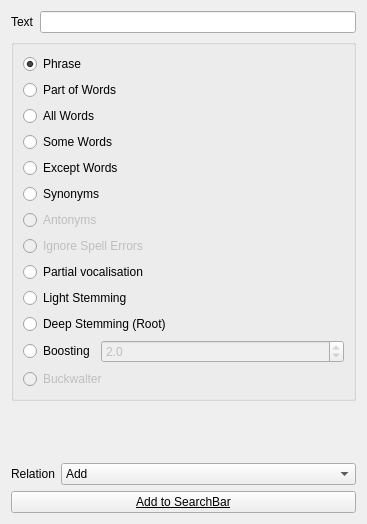
       <widget class="QWidget" name="page_2">
        <property name="geometry">
         <rect>
          <x>0</x>
          <y>0</y>
          <width>367</width>
          <height>524</height>
         </rect>
        </property>
        <attribute name="label">
         <string>Advanced Search</string>
        </attribute>
        <layout class="QVBoxLayout" name="verticalLayout_7">
         <item>
          <layout class="QHBoxLayout" name="horizontalLayout_6">
           <property name="sizeConstraint">
            <enum>QLayout::SetMaximumSize</enum>
           </property>
           <item>
            <widget class="QLabel" name="label_4">
             <property name="text">
              <string>Text</string>
             </property>
             <property name="buddy">
              <cstring>o_feature_text</cstring>
             </property>
            </widget>
           </item>
           <item>
            <widget class="QLineEdit" name="o_feature_text">
             <property name="layoutDirection">
              <enum>Qt::RightToLeft</enum>
             </property>
            </widget>
           </item>
          </layout>
         </item>
         <item>
          <widget class="QGroupBox" name="groupBox_3">
           <property name="title">
            <string/>
           </property>
           <property name="checkable">
            <bool>false</bool>
           </property>
           <layout class="QVBoxLayout" name="verticalLayout_14">
            <item>
             <widget class="QRadioButton" name="o_phrase">
              <property name="text">
               <string>Phrase</string>
              </property>
              <property name="checked">
               <bool>true</bool>
              </property>
             </widget>
            </item>
            <item>
             <widget class="QRadioButton" name="o_partofword">
              <property name="text">
               <string>Part of Words</string>
              </property>
             </widget>
            </item>
            <item>
             <widget class="QRadioButton" name="o_allwords">
              <property name="text">
               <string>All Words</string>
              </property>
             </widget>
            </item>
            <item>
             <widget class="QRadioButton" name="o_somewords">
              <property name="text">
               <string>Some Words</string>
              </property>
             </widget>
            </item>
            <item>
             <widget class="QRadioButton" name="o_nowords">
              <property name="text">
               <string>Except Words</string>
              </property>
             </widget>
            </item>
            <item>
             <widget class="QRadioButton" name="o_synonyms">
              <property name="enabled">
               <bool>true</bool>
              </property>
              <property name="text">
               <string>Synonyms</string>
              </property>
              <property name="checkable">
               <bool>true</bool>
              </property>
             </widget>
            </item>
            <item>
             <widget class="QRadioButton" name="o_antonyms">
              <property name="enabled">
               <bool>false</bool>
              </property>
              <property name="text">
               <string>Antonyms</string>
              </property>
             </widget>
            </item>
            <item>
             <widget class="QRadioButton" name="o_orthograph">
              <property name="enabled">
               <bool>false</bool>
              </property>
              <property name="text">
               <string>Ignore Spell Errors</string>
              </property>
             </widget>
            </item>
            <item>
             <widget class="QRadioButton" name="o_vocalization">
              <property name="enabled">
               <bool>true</bool>
              </property>
              <property name="text">
               <string>Partial vocalisation</string>
              </property>
             </widget>
            </item>
            <item>
             <widget class="QRadioButton" name="o_derivation_light">
              <property name="enabled">
               <bool>true</bool>
              </property>
              <property name="text">
               <string>Light Stemming</string>
              </property>
             </widget>
            </item>
            <item>
             <widget class="QRadioButton" name="o_derivation_deep">
              <property name="enabled">
               <bool>true</bool>
              </property>
              <property name="text">
               <string>Deep Stemming (Root)</string>
              </property>
             </widget>
            </item>
            <item>
             <layout class="QHBoxLayout" name="horizontalLayout_3">
              <item>
               <widget class="QRadioButton" name="o_boost">
                <property name="sizePolicy">
                 <sizepolicy hsizetype="Fixed" vsizetype="Fixed">
                  <horstretch>0</horstretch>
                  <verstretch>0</verstretch>
                 </sizepolicy>
                </property>
                <property name="text">
                 <string>Boosting</string>
                </property>
               </widget>
              </item>
              <item>
               <widget class="QDoubleSpinBox" name="doubleSpinBox">
                <property name="enabled">
                 <bool>false</bool>
                </property>
                <property name="decimals">
                 <number>1</number>
                </property>
                <property name="singleStep">
                 <double>0.100000000000000</double>
                </property>
                <property name="value">
                 <double>2.000000000000000</double>
                </property>
               </widget>
              </item>
             </layout>
            </item>
            <item>
             <widget class="QRadioButton" name="o_buckwalter">
              <property name="enabled">
               <bool>false</bool>
              </property>
              <property name="text">
               <string>Buckwalter</string>
              </property>
             </widget>
            </item>
           </layout>
          </widget>
         </item>
         <item>
          <spacer name="verticalSpacer_8">
           <property name="orientation">
            <enum>Qt::Vertical</enum>
           </property>
           <property name="sizeHint" stdset="0">
            <size>
             <width>20</width>
             <height>40</height>
            </size>
           </property>
          </spacer>
         </item>
         <item>
          <layout class="QHBoxLayout" name="horizontalLayout_20">
           <item>
            <widget class="QLabel" name="label_10">
             <property name="sizePolicy">
              <sizepolicy hsizetype="Fixed" vsizetype="Preferred">
               <horstretch>0</horstretch>
               <verstretch>0</verstretch>
              </sizepolicy>
             </property>
             <property name="text">
              <string>Relation</string>
             </property>
            </widget>
           </item>
           <item>
            <widget class="QComboBox" name="o_relation_advanced">
             <item>
              <property name="text">
               <string>Add</string>
              </property>
             </item>
             <item>
              <property name="text">
               <string>Replace</string>
              </property>
             </item>
             <item>
              <property name="text">
               <string>Conjuction (AND)</string>
              </property>
             </item>
             <item>
              <property name="text">
               <string>(OR)</string>
              </property>
             </item>
             <item>
              <property name="text">
               <string>Exception (ANDNOT)</string>
              </property>
             </item>
            </widget>
           </item>
          </layout>
         </item>
         <item>
          <widget class="QPushButton" name="o_add2query_advanced">
           <property name="font">
            <font>
             <weight>50</weight>
             <bold>false</bold>
             <underline>true</underline>
             <strikeout>false</strikeout>
             <kerning>false</kerning>
            </font>
           </property>
           <property name="cursor">
            <cursorShape>PointingHandCursor</cursorShape>
           </property>
           <property name="text">
            <string>Add to SearchBar</string>
           </property>
           <property name="icon">
            <iconset resource="../images/main.qrc">
             <normaloff>:/resources/up-16.png</normaloff>:/resources/up-16.png</iconset>
           </property>
           <property name="checkable">
            <bool>false</bool>
           </property>
           <property name="checked">
            <bool>false</bool>
           </property>
           <property name="autoDefault">
            <bool>false</bool>
           </property>
          </widget>
         </item>
        </layout>
       </widget>
